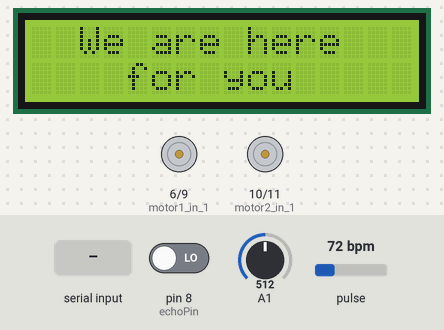
Bench run of a sketch on a simulated Arduino Uno, built with avr-gcc and run on an emulated ATmega328P. Parts: 16×2 character LCD, motor-driver pin pairs drawn as motors (green arrow = first pin HIGH = forward, orange = second pin HIGH = backward, longer = more drive). The test bench sets the inputs (shaded band); at power-on: pin 8 (echoPin) LOW, A1 = 512, pulse 72 bpm. Random numbers use the default seed unless the sketch sets one; what the sketch prints to the serial monitor is not drawn.

Above: at 1.9 s.
At 5.0 s:
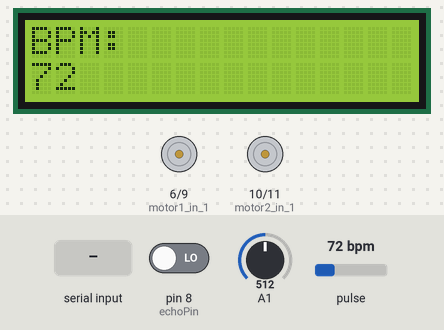
5.1 s: "F" received over Serial
At 11.7 s:
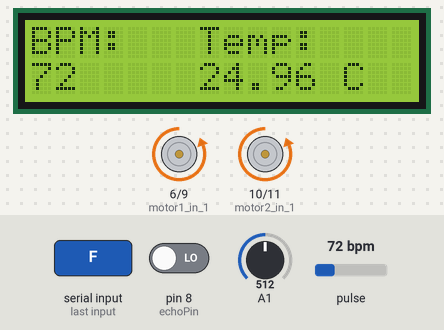
11.9 s: "R" received over Serial
At 19.8 s:
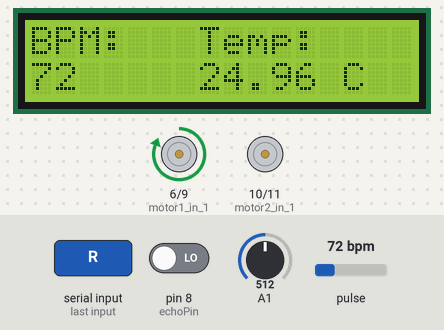
25.4 s: "L" received over Serial
At 26.3 s:
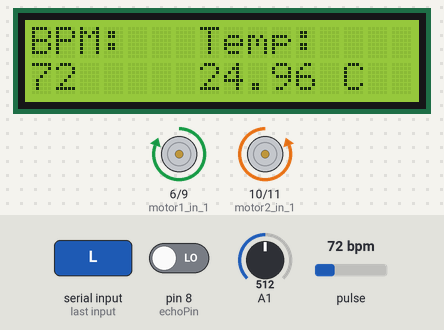
27.4 s: "J" received over Serial
32.9 s: "G" received over Serial
38.4 s: "H" received over Serial
Timing chart, 0 to 44.9 s (numbered marks = the images above; inputs shaded):
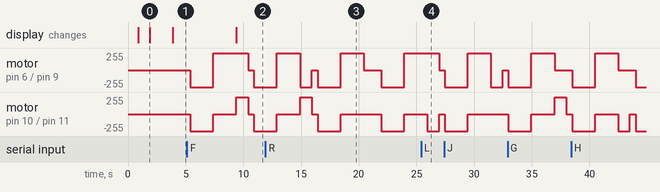

The sketch:

main.ino
```cpp
#define USE_ARDUINO_INTERRUPTS true    // Set-up low-level interrupts for most acurate BPM math.
#include <PulseSensorPlayground.h>     // Includes the PulseSensorPlayground Library.
#include <LiquidCrystal.h>
#include <SoftwareSerial.h>
SoftwareSerial BT(0, 1);

//#define USE_ARDUINO_INTERRUPTS true    // Set-up low-level interrupts for most acurate BPM math.
#define RT0 10000    // resistance of thermistor
#define B 4050      //constant inside the properties of NTC
#define VCC 5
#define R 10000     // the excess resistance
#define motor1_in_1 6
#define motor1_in_2 9

#define motor2_in_1 10
#define motor2_in_2 11

#define trigPin  7      // trig pin of HC-SR04
# define echoPin 8     // Echo pin of HC-SR04


const int rs = 13, en = 12, d4 = 5, d5 = 4, d6 = 3, d7 = 2;
// initialize the library with the numbers of the interface pins
LiquidCrystal lcd(rs, en, d4, d5, d6, d7);
PulseSensorPlayground pulseSensor;  // Creates an instance of the PulseSensorPlayground object called "pulseSensor"
String voice;
const int PulseWire = 0;       // PulseSensor PURPLE WIRE connected to ANALOG PIN 0
//const int LED13 = 13;          // The on-board Arduino LED, close to PIN 13.
int Threshold = 550;           // Determine which Signal to "count as a beat" and which to ignore.
                               // Use the "Gettting Started Project" to fine-tune Threshold Value beyond default setting.
                               // Otherwise leave the default "550" value.
 float RT, VR, ln, TX, T0, VRT;
char command = 'S';
char prevCommand = 'A';
int velocity=0;
long duration, distance;
long time1,time2,time3,time4,time5;

void setup() {

Serial.begin(9600);  //Set the baud rate to that of your Bluetooth module.


 lcd.begin(16, 2);
delay(random(500,2000));
 pinMode(motor1_in_1 , OUTPUT);
   pinMode(motor1_in_2 , OUTPUT);
   pinMode(motor2_in_1 , OUTPUT);
   pinMode(motor2_in_2 , OUTPUT);
    pinMode(trigPin, OUTPUT);         // set trig pin as output
  pinMode(echoPin, INPUT);

 pulseSensor.analogInput(PulseWire);
  //pulseSensor.blinkOnPulse(LED13);       //auto-magically blink Arduino's LED with heartbeat.
  pulseSensor.setThreshold(Threshold);

T0= 25+273.15;

  // Double-check the "pulseSensor" object was created and "began" seeing a signal.
   if (pulseSensor.begin()) {
    //Serial.println("Ravi Teja Creative Catchers Pulse detector !!");  //This prints one time at Arduino power-up,  or on Arduino reset.
    lcd.clear();
    lcd.print("  WELCOME DEAR"); // BEATS PER MINUTE
    delay(1000);
    lcd.clear();
    lcd.print("  We are here ");
    lcd.setCursor(0,1);
    lcd.print("    for you");
    delay(2000);
    lcd.clear();
  }

time1=millis();
}

void loop() {

if(millis()-time1>=1000)
{
  time1=millis();
  NTC();
}else if(millis()-time2>=1000)
{
  time2=millis();
  Heart();
}else if(millis()-time3>=20)
{
  time3=millis();
  Motor();
}
 else if (millis()-time4>=800)
  {
    time4=millis();
    voicep();
  }
  else if (millis()-time5>=600)
  {
     time5=millis();
    ultrasonic();

  }

}
```

Heart_beat.ino
```cpp
void Heart() {

 int myBPM = pulseSensor.getBeatsPerMinute();  // Calls function on our pulseSensor object that returns BPM as an "int".
                                               // "myBPM" hold this BPM value now.

if (pulseSensor.sawStartOfBeat()) {            // Constantly test to see if "a beat happened".
 /*Serial.println("♥  Ravi Teja Heartbeat using pulses detected ♥ "); // If test is "true", print a message "a heartbeat happened".
 Serial.print("BPM: ");                        // Print phrase "BPM: "
 Serial.println(myBPM);                        // Print the value inside of myBPM. */
    //lcd.clear();
  lcd.setCursor(0,0);
  lcd.print("BPM:");
  lcd.setCursor(0,1);
  lcd.print("     ");
  lcd.setCursor(0,1);
  lcd.print(myBPM);
}

  //delay(20);                    // considered best practice in a simple sketch.

}
```

Motors.ino
```cpp
void Motor() {
if(Serial.available() > 0)
  {

    prevCommand = command;
    command = Serial.read();
    Serial.println(command);
    //Change pin mode only if new command is different from previous.
    if(command!=prevCommand){
     // Serial.println(command); //////////////////////////////////////
      switch(command)
      {
      case 'F':

        digitalWrite(motor1_in_1, HIGH);
        digitalWrite(motor1_in_2, LOW);
        digitalWrite(motor2_in_1, HIGH);
        digitalWrite(motor2_in_2, LOW);

        break;
      case 'B':
        digitalWrite(motor1_in_1, LOW);
        digitalWrite(motor1_in_2, HIGH);
        digitalWrite(motor2_in_1, LOW);
        digitalWrite(motor2_in_2, HIGH);
        break;
      case 'R':
       digitalWrite(motor1_in_1, LOW);
        digitalWrite(motor1_in_2, HIGH);
        digitalWrite(motor2_in_1, HIGH);
        digitalWrite(motor2_in_2, LOW);

        break;
      case 'L':
        digitalWrite(motor1_in_1, HIGH);
        digitalWrite(motor1_in_2, LOW);
        digitalWrite(motor2_in_1, LOW);
        digitalWrite(motor2_in_2, HIGH);
        break;
      case 'S':
        digitalWrite(motor1_in_1, LOW);
        digitalWrite(motor1_in_2, LOW);
        digitalWrite(motor2_in_1, LOW);
        digitalWrite(motor2_in_2, LOW);
        break;
      case 'I':
        digitalWrite(motor1_in_1, HIGH);
        digitalWrite(motor1_in_2, LOW);
        digitalWrite(motor2_in_1, LOW);
        digitalWrite(motor2_in_2, LOW);
        break;
      case 'J':
        digitalWrite(motor1_in_1, LOW);
        digitalWrite(motor1_in_2, HIGH);
        digitalWrite(motor2_in_1, LOW);
        digitalWrite(motor2_in_2, LOW);
        break;
      case 'G':
        digitalWrite(motor1_in_1, LOW);
        digitalWrite(motor1_in_2, LOW);
        digitalWrite(motor2_in_1, HIGH);
        digitalWrite(motor2_in_2, LOW);
        break;
      case 'H':
        digitalWrite(motor1_in_1, LOW);
        digitalWrite(motor1_in_2, LOW);
        digitalWrite(motor2_in_1, LOW);
        digitalWrite(motor2_in_2, HIGH);
        break;


         }

      }
    }
  }
```

NTC.ino
```cpp
void NTC() {

  VRT = analogRead(A1);
  VRT= (5.00 / 1023.00)* VRT;
  VR= VCC - VRT;
  RT= VRT / (VR / R);

  ln = log(RT/RT0);
  TX = (1 / ((ln/B)+(1/T0)));
  TX = TX - 273.15;

  lcd.setCursor(7,0);
  lcd.print("Temp: ");
  lcd.setCursor(7,1);
  lcd.print(TX);
  lcd.setCursor(12,1);
  lcd.print(" C   ");

  //delay(500);
  //lcd.clear();
}
```

ultrasonic.ino
```cpp
void ultrasonic() {
  digitalWrite(trigPin, LOW);
  delayMicroseconds(2);
  digitalWrite(trigPin, HIGH);     // send waves for 10 us
  delayMicroseconds(10);
  duration = pulseIn(echoPin, HIGH); // receive reflected waves
  distance = duration / 58.2;   // convert to distance
  delay(10);
    // If you dont get proper movements of your robot then alter the pin numbers

  if (distance <=20)
  {
        digitalWrite(motor1_in_1, LOW);
        digitalWrite(motor1_in_2, LOW);
        digitalWrite(motor2_in_1, LOW);
        digitalWrite(motor2_in_2, LOW);

    delay(500);
        digitalWrite(motor1_in_1, LOW);
        digitalWrite(motor1_in_2, HIGH);
        digitalWrite(motor2_in_1, LOW);
        digitalWrite(motor2_in_2, HIGH);//back
    delay(2000);
        digitalWrite(motor1_in_1, HIGH);
        digitalWrite(motor1_in_2, LOW);
        digitalWrite(motor2_in_1, LOW);
        digitalWrite(motor2_in_2, LOW);
     delay(2000);

        digitalWrite(motor1_in_1, LOW);
        digitalWrite(motor1_in_2, LOW);
        digitalWrite(motor2_in_1, LOW);
        digitalWrite(motor2_in_2, LOW);

  }
}
```

voice.ino
```cpp
void voicep() {
  while(Serial.available())
  {
    delay(10);
    char c=Serial.read();
    voice +=c;
    }
 if (voice.length()>0)
 {
  Serial.println(voice);

   while(voice=="go"){
     digitalWrite(motor1_in_1, HIGH);
     digitalWrite(motor1_in_2, LOW);
     digitalWrite(motor2_in_1, HIGH);
     digitalWrite(motor2_in_2, LOW);
   }
   if (voice=="back")
   {
      digitalWrite(motor1_in_1, LOW);
      digitalWrite(motor1_in_2, HIGH);
      digitalWrite(motor2_in_1, LOW);
      digitalWrite(motor2_in_2, HIGH);
   }

  if (voice=="stop")
  {
    digitalWrite(motor1_in_1, LOW);
    digitalWrite(motor1_in_2, LOW);
    digitalWrite(motor2_in_1, LOW);
    digitalWrite(motor2_in_2, LOW);

  }


 voice="";
 }}
```

Measured:
- after the input at 25.4 s, motor on pin 10 (motor2_in_1) / pin 11 (motor2_in_2): stopped → backward 255/255 after 0.55 s, → stopped 1.0 s later
- what the display in image 0 shows lasts 2.0 s, from 1.9 s to 3.9 s
